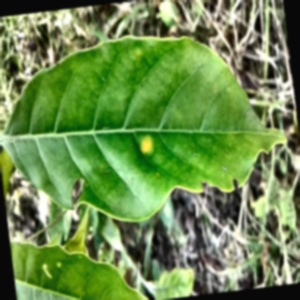
#> input picture ml/data/processed/train/CLR_Early/rust_early_004_aug2.jpg, 300 x 300 px
$ python -i preprocess_dataset.py   (imports and definitions only)
#> lines starting #> are read from the running program, lines starting #| are printed output that depends on the picture
import os
import cv2
import numpy as np
from PIL import Image
import random
import shutil
from tqdm import tqdm

# Constants
INPUT_SIZE = (224, 224)
MIN_IMAGE_SIZE = 1024
# No target limit - we'll create comprehensive augmented dataset

# [29 lines left out: functions create_processed_dirs, is_valid_image, not called in this run]

def preprocess_image(image_path, target_size=INPUT_SIZE):
    """Enhanced preprocessing for a single image."""
#> called with target_size = (224, 224)
    try:
        img = Image.open(image_path)
#> img is the input picture: PIL image 300x300 RGB; mean R, G, B 106.9, 139, 77.1
        if img.mode != 'RGB':
            img = img.convert('RGB')

        img_array = np.array(img)

        # Apply CLAHE
        lab = cv2.cvtColor(img_array, cv2.COLOR_RGB2LAB)
#> lab: shape (300, 300, 3); mean of channels 0, 1, 2 137, 107.2, 155.8
        l, a, b = cv2.split(lab)
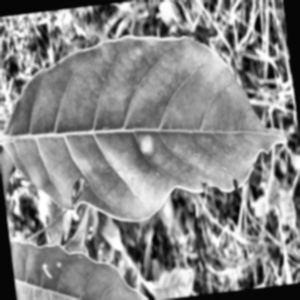
#> l: shape (300, 300); min 2, max 255, mean 137
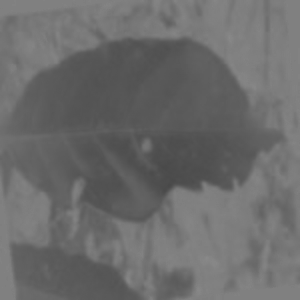
#> a: shape (300, 300); min 73, max 137, mean 107.2
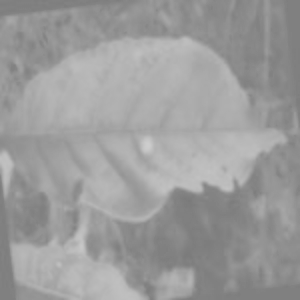
#> b: shape (300, 300); min 122, max 205, mean 155.8
        clahe = cv2.createCLAHE(clipLimit=3.0, tileGridSize=(8,8))
        cl = clahe.apply(l)
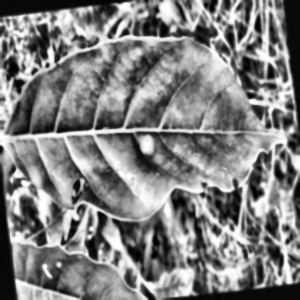
#> cl: shape (300, 300); min 0, max 255, mean 127.7
        enhanced = cv2.merge((cl,a,b))
#> enhanced: shape (300, 300, 3); mean of channels 0, 1, 2 127.7, 107.2, 155.8
        img_array = cv2.cvtColor(enhanced, cv2.COLOR_LAB2RGB)
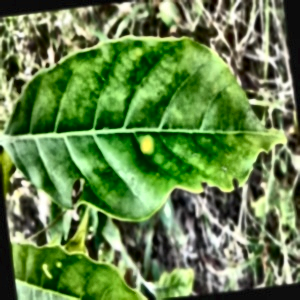
#> img_array: shape (300, 300, 3); mean R, G, B 99.2, 130.7, 72.9

        # Resize image
        img_array = cv2.resize(img_array, target_size, interpolation=cv2.INTER_AREA)
#> img_array: shape (224, 224, 3)

        # Normalize pixel values
        img_array = img_array.astype(np.float32) / 255.0

        return img_array
    except Exception as e:
        print(f"Error preprocessing {image_path}: {e}")
        return None

# [312 lines left out: functions apply_augmentation, save_image, main, not called in this run]

# [2 lines not run here, left out]

>>> result = preprocess_image('data/processed/train/CLR_Early/rust_early_004_aug2.jpg')

$ run again, on ml/data/processed/train/CLR_Progressive/rust_progressive_005_aug0.jpg
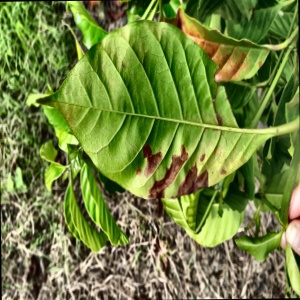
#> input picture ml/data/processed/train/CLR_Progressive/rust_progressive_005_aug0.jpg, 300 x 300 px
#> in preprocess_image, img is the input picture: PIL image 300x300 RGB; mean R, G, B 113, 130.1, 63.1
#> lab: shape (300, 300, 3); mean of channels 0, 1, 2 130.1, 111.8, 160.4
#> in preprocess_image, `cl = clahe.apply(l)`:
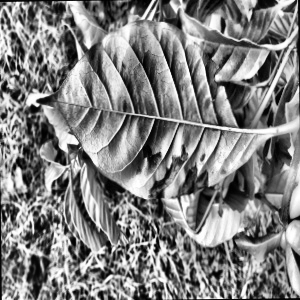
#> cl: shape (300, 300); min 0, max 255, mean 128.6
#> enhanced: shape (300, 300, 3); mean of channels 0, 1, 2 128.6, 111.8, 160.4
#> in preprocess_image, `img_array = cv2.resize(img_array, target_size, interpolation=cv2.INTER..`:
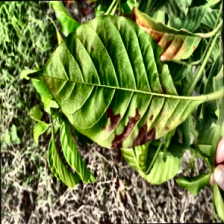
#> img_array: shape (224, 224, 3); mean R, G, B 112.9, 129.7, 65.5
